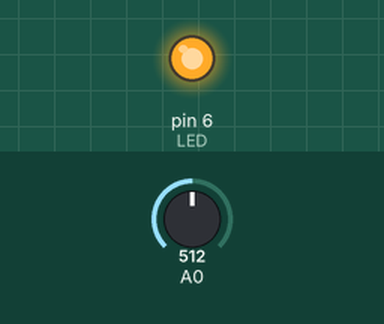
Simulated run of this sketch. Board: Arduino Uno, built with avr-gcc and run on an emulated ATmega328P. Parts: output pins drawn as LEDs (lit = HIGH). The test bench sets the inputs (shaded band); at power-on: A0 = 512. What the sketch prints to the serial monitor is not drawn.

Above: at 1.2 s.
1.3 s: A0 set to 46
2.8 s: A0 set to 37
At 3.1 s:
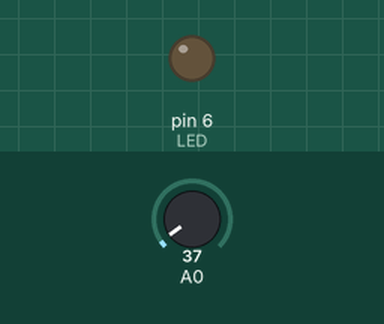
4.3 s: A0 set to 122
At 5.3 s:
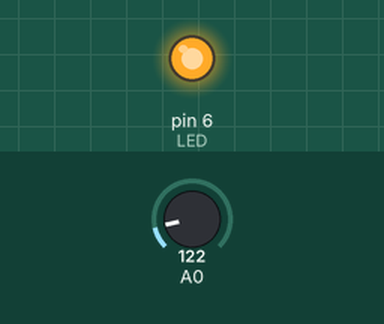
5.8 s: A0 set to 30
At 6.5 s:
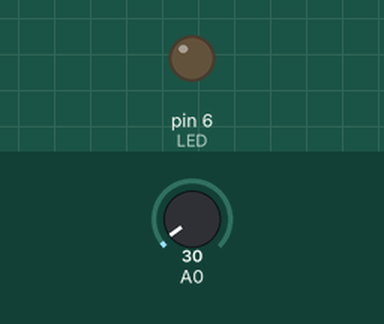
Timing chart, 0 to 8.3 s (numbered marks = the images above; inputs shaded):
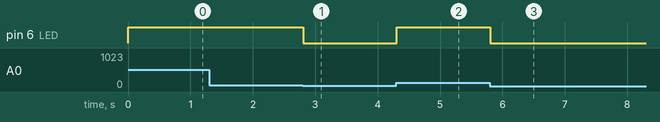

The sketch:

Hand_Contact_Detecting_Function.ino
```cpp
#define LED 6


void setup() {
  pinMode(LED, OUTPUT);
  pinMode(8, INPUT);
  Serial.begin(9600);
}

void loop() {
  // put your main code here, to run repeatedly:
  int data = analogRead(A0);
  Serial.println(A0);
  if (data  > 40) {
    digitalWrite(LED, HIGH);
  } else {
    digitalWrite(LED, LOW);
  }
}
```

Measured:
- the behaviour switches between 41 and 40 on A0 (found by bisection; images 0 and 1)
- after the input at 1.3 s, every drawn part: stays the same
- after the input at 2.8 s, pin 6 (LED): HIGH → LOW at once
- after the input at 4.3 s, pin 6 (LED): LOW → HIGH at once
- after the input at 5.8 s, pin 6 (LED): HIGH → LOW at once
